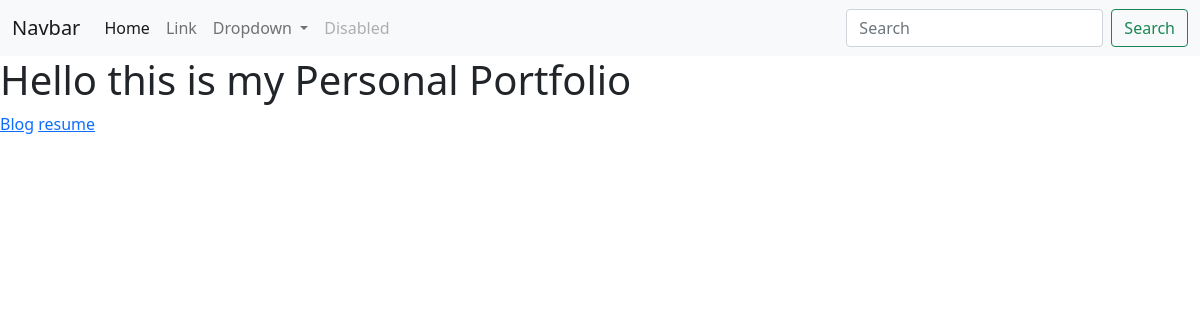
Before: / with the older database file.
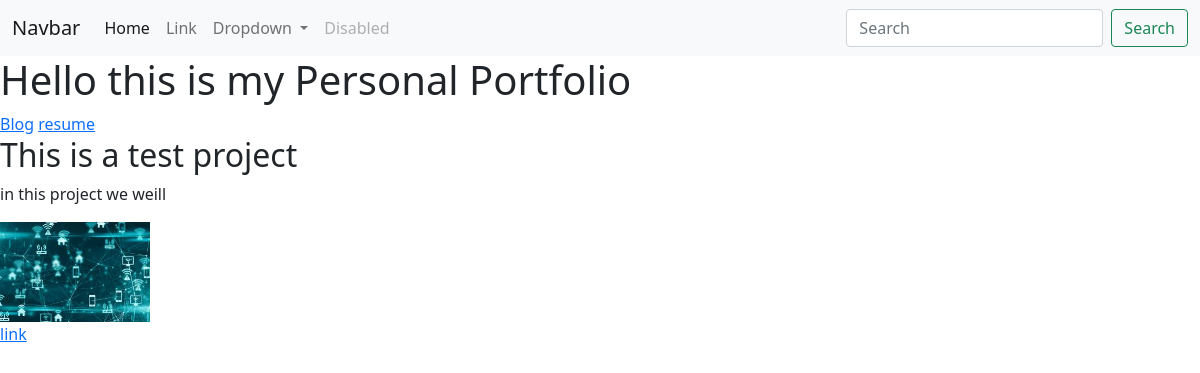
After: the same page with the newer database file.
### portfolio/models.py (models this page shows, shortened)
class Project(models.Model):
    title = models.CharField(max_length=100)
    description = models.CharField(max_length=250)
    image = models.ImageField(upload_to='portfolio/images/')
    url = models.URLField(blank=True)

### portfolio/views.py (the view)
# urls.py: 2. Add a URL to urlpatterns:  path('', views.home, name='home')
def home(request):
    projects = Project.objects.all()
    return render(request, 'portfolio/home.html', {'projects':projects})

### portfolio/templates/portfolio/home.html (shortened to what this page needs)
{% extends 'portfolio/base.html' %}
{% block content %}
    <h1>Hello this is my Personal Portfolio</h1>
    {% load static %}
    <a href="{% url 'blog:all_blogs' %}">Blog</a>
    <a href="{% static 'portfolio/59.pdf' %}">resume</a>
    {% for project in projects %}
    <h2>{{ project.title }}</h2>
    <p>{{ project.description }}</p>
    <img src="{{ project.image.url }}" height=100 alt="">
    <br>
    {% if project.url %}
    <a href="{{ project.url }}">link</a>
    {% endif %}
    {% endfor %}
  {% endblock %}

### portfolio/templates/portfolio/base.html (shortened to what this page needs)
<!doctype html>
<html lang="en">
  <head>
    <link href="https://cdn.jsdelivr.net/npm/bootstrap@5.0.0-beta1/dist/css/bootstrap.min.css" rel="stylesheet">
  </head>
  <body>
    <nav class="navbar navbar-expand-lg navbar-light bg-light">
      <div class="container-fluid">
        <a class="navbar-brand" href="#">Navbar</a>
        <div class="collapse navbar-collapse" id="navbarSupportedContent">
          <ul class="navbar-nav me-auto mb-2 mb-lg-0">
            <li class="nav-item">
              <a class="nav-link active" aria-current="page" href="#">Home</a>
            </li>
            <li class="nav-item">
              <a class="nav-link" href="#">Link</a>
            </li>
            <li class="nav-item dropdown">
              <a class="nav-link dropdown-toggle" href="#" id="navbarDropdown" role="button" data-bs-toggle="dropdown" aria-expanded="false">
                Dropdown
              </a>
            </li>
            <li class="nav-item">
              <a class="nav-link disabled" href="#" tabindex="-1" aria-disabled="true">Disabled</a>
            </li>
          </ul>
          <form class="d-flex">
            <input class="form-control me-2" type="search" placeholder="Search" aria-label="Search">
            <button class="btn btn-outline-success" type="submit">Search</button>
          </form>
        </div>
      </div>
    </nav>
    {% block content %}{% endblock %}
  </body>
</html>

Changed rows visible on the page:
added Project: title "This is a test project", description "in this project we weill", image (picture)
